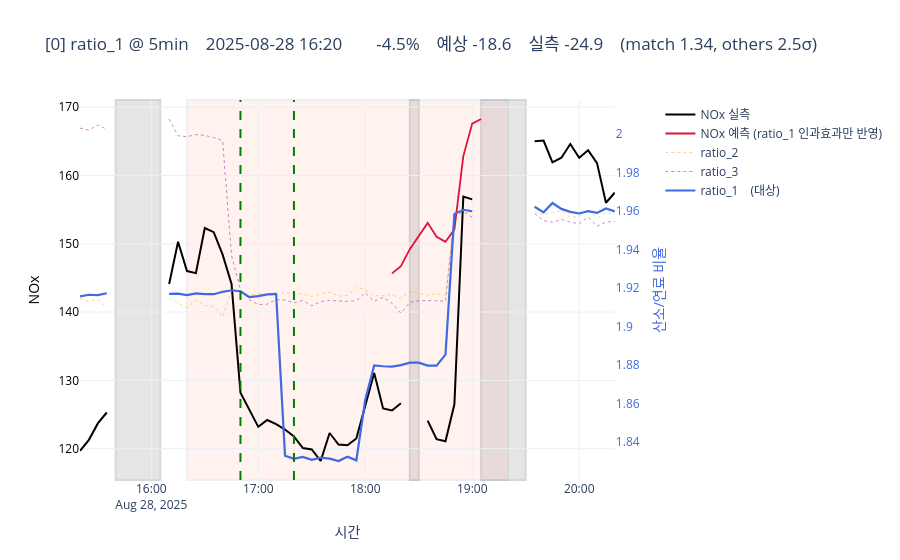
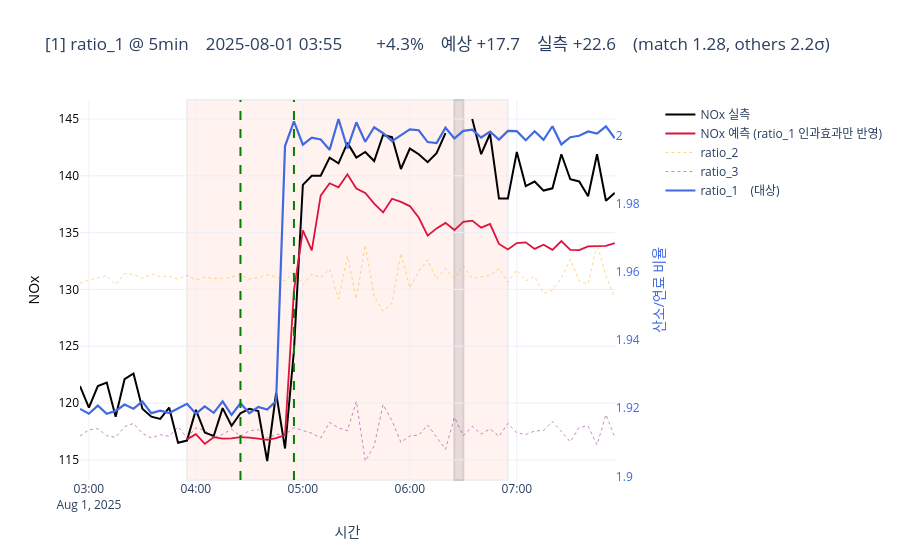
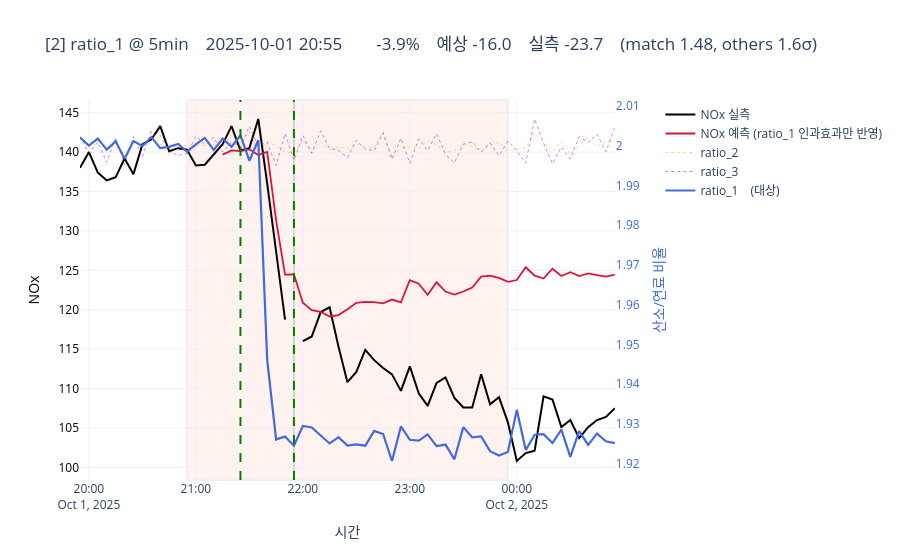
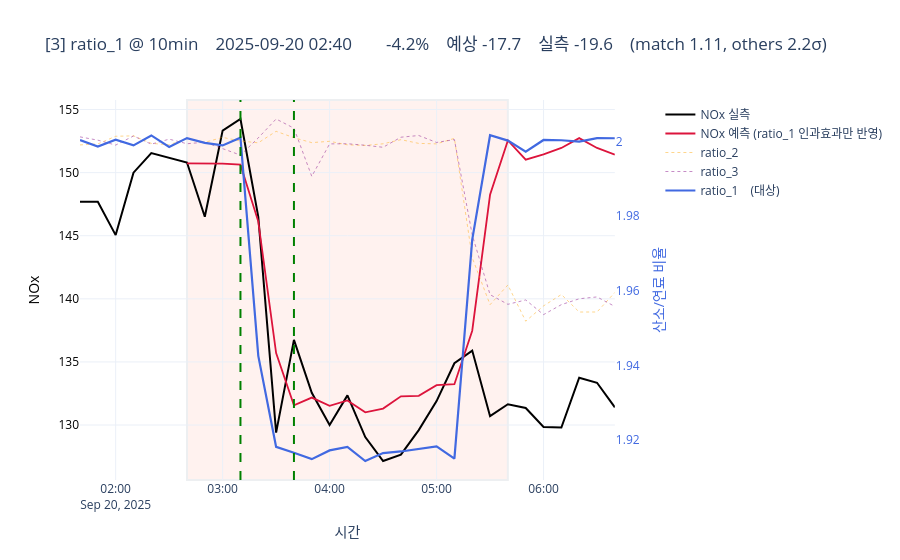

The notebook cell these images were saved under, in order:
### Code cell
BROWSE = "ratio_1"        # set to a ratio, a resolution ("10min"), or None for all

sel = BEST.index if BROWSE is None else BEST.index[
    (BEST["var"] == BROWSE) | (BEST["res"] == BROWSE)]
print(f"{len(sel)} candidates: {list(sel)}")

for i in sel:
    show(i).show()
